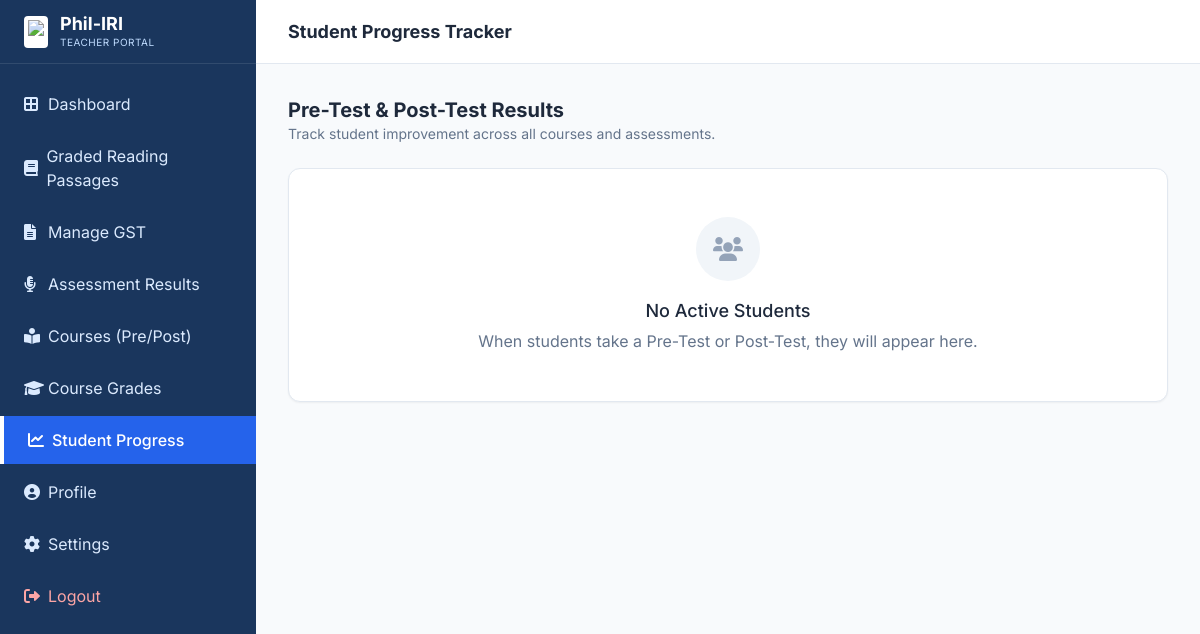
The app's page /student_progress_list.php (signed in), older data.
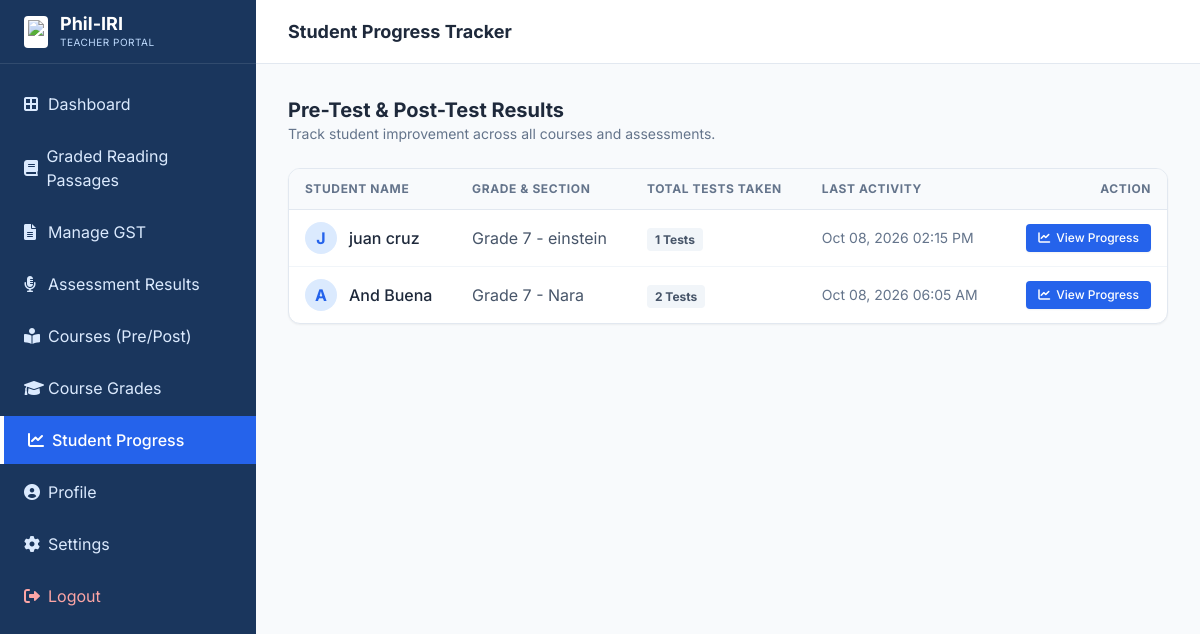
The same page, newer data.
### tables this page shows
CREATE TABLE `users` (
  `id` int NOT NULL AUTO_INCREMENT,
  `fname` varchar(50) DEFAULT NULL,
  `mname` varchar(50) DEFAULT NULL,
  `lname` varchar(50) DEFAULT NULL,
  `age` int DEFAULT NULL,
  `grade` varchar(20) DEFAULT NULL,
  `section` varchar(50) DEFAULT NULL,
  `grade_level` varchar(20) DEFAULT NULL,
  `email` varchar(100) DEFAULT NULL,
  `username` varchar(50) DEFAULT NULL,
  `password` varchar(255) DEFAULT NULL,
  `role` enum('teacher','student') DEFAULT 'student',
  `created_at` timestamp NULL DEFAULT CURRENT_TIMESTAMP,
  `lrn` varchar(20) DEFAULT 'Not Assigned',
  `current_level` varchar(20) DEFAULT 'Pending',
  `test_status` varchar(20) DEFAULT 'Pending',
  PRIMARY KEY (`id`),
  UNIQUE KEY `email` (`email`),
  UNIQUE KEY `username` (`username`)
);

### student_progress_list.php (the view, shortened to what the changed rows need)
<?php
require_once 'config.php';
$stmt = $pdo->query("
    SELECT u.id, u.fname, u.lname, u.grade_level, u.section,
           COUNT(ra.id) as total_tests,
           MAX(ra.created_at) as last_activity
    FROM users u
    JOIN reading_attempts ra ON u.id = ra.user_id AND ra.phase IN ('Course-Pre-Test', 'Course-Post-Test')
    WHERE u.role = 'student'
    GROUP BY u.id
    ORDER BY last_activity DESC
");
$students = $stmt->fetchAll();
?>
<!DOCTYPE html>
<html lang="en">
<head>
    <script src="https://cdn.tailwindcss.com"></script>
    <link href="https://cdnjs.cloudflare.com/ajax/libs/font-awesome/6.0.0/css/all.min.css" rel="stylesheet">
</head>
<body class="bg-slate-50 min-h-screen text-slate-800 flex overflow-hidden">
    <?php include 'teacher_sidebar.php'; ?>
    <div class="flex-1 flex flex-col h-screen overflow-hidden relative transition-all duration-300" id="mainContent">
        <header class="h-16 bg-white border-b border-slate-200 flex items-center justify-between px-4 md:px-8 shrink-0">
            <div class="flex items-center">
                <h1 class="font-bold text-lg text-slate-800">Student Progress Tracker</h1>
            </div>
        </header>
        <main class="flex-1 overflow-y-auto p-4 md:p-8">
            <div class="max-w-6xl mx-auto">
                <div class="mb-6 flex justify-between items-center">
                    <div>
                        <h2 class="text-xl font-bold text-slate-800">Pre-Test & Post-Test Results</h2>
                    </div>
                </div>
                <div class="bg-white rounded-xl shadow-sm border border-slate-200 overflow-hidden">
                    <?php if(count($students) > 0): ?>
                        <div class="overflow-x-auto">
                            <table class="w-full text-left border-collapse">
                                <thead>
                                    <tr class="bg-slate-50 border-b border-slate-200 text-xs uppercase tracking-wider text-slate-500 font-bold">
                                        <th class="py-3 px-4">Student Name</th>
                                        <th class="py-3 px-4">Grade & Section</th>
                                        <th class="py-3 px-4">Total Tests Taken</th>
                                        <th class="py-3 px-4">Last Activity</th>
                                        <th class="py-3 px-4 text-right">Action</th>
                                    </tr>
                                </thead>
                                <tbody class="divide-y divide-slate-100">
                                    <?php foreach($students as $s): ?>
                                    <tr class="hover:bg-slate-50 transition">
                                        <td class="py-3 px-4 font-medium text-slate-800">
                                            <div class="flex items-center">
                                                <div class="w-8 h-8 rounded-full bg-blue-100 text-blue-600 flex items-center justify-center font-bold mr-3">
                                                    <?php echo strtoupper(substr($s['fname'], 0, 1)); ?>
                                                </div>
                                                <?php echo htmlspecialchars($s['fname'] . ' ' . $s['lname']); ?>
                                            </div>
                                        </td>
                                        <td class="py-3 px-4 text-slate-600"><?php echo htmlspecialchars($s['grade_level'] . ' - ' . $s['section']); ?></td>
                                        <td class="py-3 px-4">
                                            <span class="px-2 py-1 bg-slate-100 text-slate-600 rounded text-xs font-bold"><?php echo $s['total_tests']; ?> Tests</span>
                                        </td>
                                        <td class="py-3 px-4 text-slate-500 text-sm"><?php echo date('M d, Y h:i A', strtotime($s['last_activity'])); ?></td>
                                        <td class="py-3 px-4 text-right">
                                            <a href="student_submissions.php?user_id=<?php echo $s['id']; ?>" class="inline-flex items-center px-3 py-1.5 bg-blue-600 text-white hover:bg-blue-700 rounded text-xs font-medium transition shadow-sm">
                                                <i class="fas fa-chart-line mr-1.5"></i> View Progress
                                            </a>
                                        </td>
                                    </tr>
                                    <?php endforeach; ?>
                                </tbody>
                            </table>
                        </div>
                    <?php else: ?>
                        <div class="text-center py-12">
                            <div class="inline-flex items-center justify-center w-16 h-16 rounded-full bg-slate-100 mb-4">
                                <i class="fas fa-users text-2xl text-slate-400"></i>
                            </div>
                            <h3 class="text-lg font-medium text-slate-800 mb-1">No Active Students</h3>
                            <p class="text-slate-500">When students take a Pre-Test or Post-Test, they will appear here.</p>
                        </div>
                    <?php endif; ?>
                </div>
            </div>
        </main>
    </div>
</body>
</html>

Row changes from the older to the newer data that the page shows:
added users: fname "J", fname+lname "juan cruz", grade_level+section "Grade 7 - einstein", total_tests "1", last_activity "Oct 08, 2026 02:15 PM"
added users: fname "A", fname+lname "And Buena", grade_level+section "Grade 7 - Nara", total_tests "2", last_activity "Oct 08, 2026 06:05 AM"
Text that changed along with them:
text no longer shown: "No Active Students When students take a Pre-Test or Post-Test, they will appear here."
text now shown: "STUDENT NAME GRADE & SECTION TOTAL TESTS TAKEN LAST ACTIVITY ACTION"
